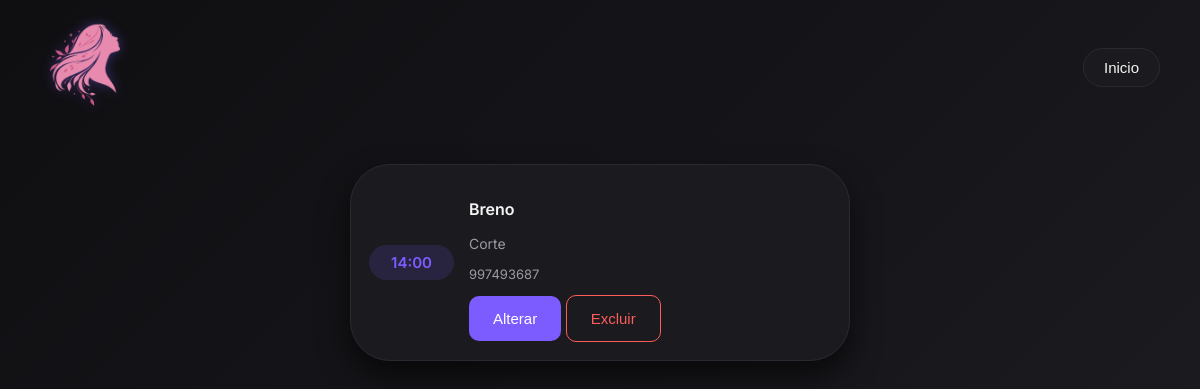
Page /agenda on the earlier database version.
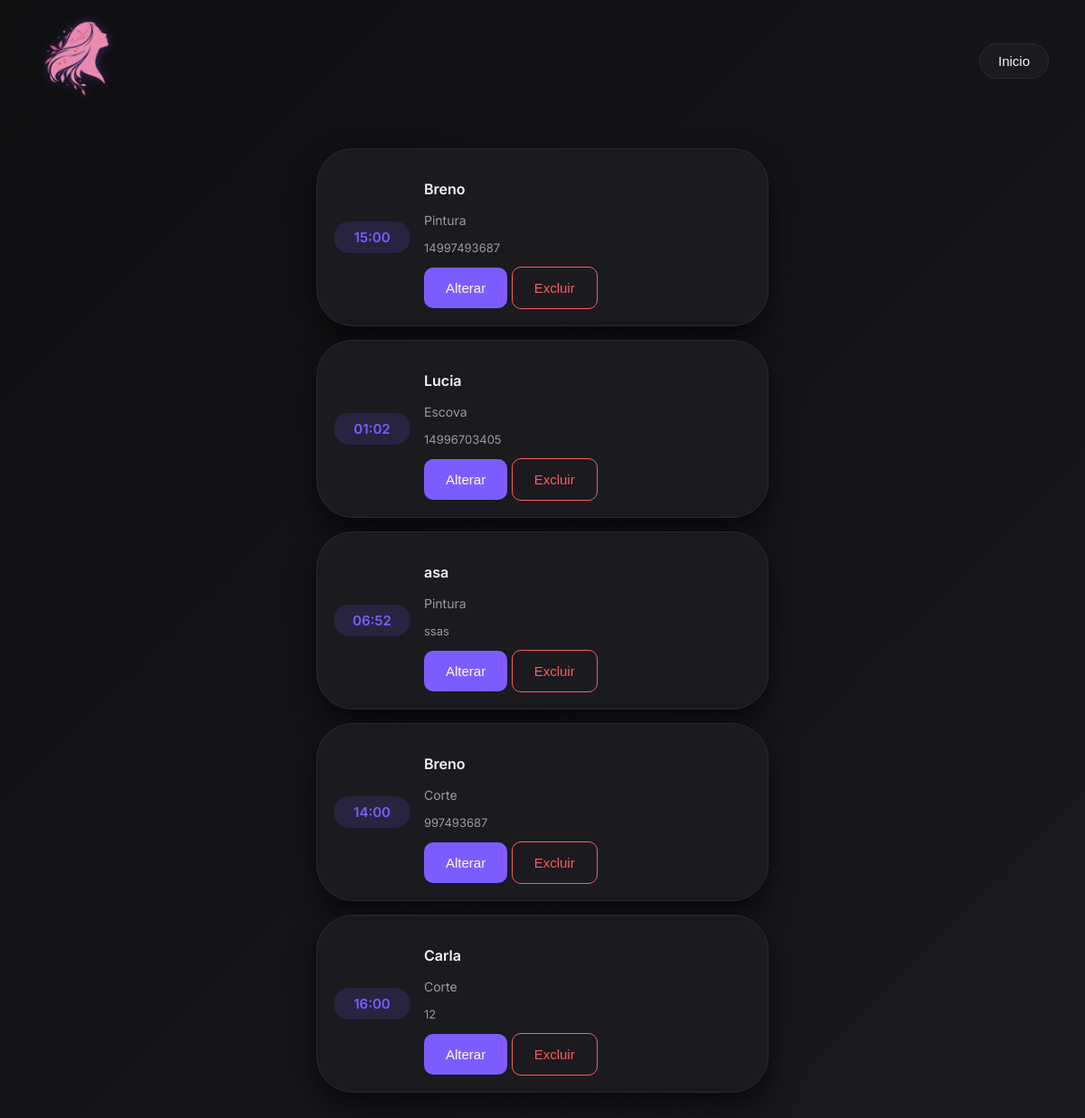
Same page on the later database version.
### tables this page shows
CREATE TABLE agendamentos (
    id INTEGER PRIMARY KEY AUTOINCREMENT,
    cliente_id INTEGER NOT NULL,
    servico_id INTEGER NOT NULL,
    data_hora_inicio TEXT NOT NULL,
    data_hora_fim TEXT NOT NULL,
    
    FOREIGN KEY (cliente_id) REFERENCES clientes(id),
    FOREIGN KEY (servico_id) REFERENCES servicos(id)
);

CREATE TABLE clientes (
    id INTEGER PRIMARY KEY AUTOINCREMENT,
    nome TEXT NOT NULL,
    telefone TEXT NOT NULL
);

CREATE TABLE servicos (
    id INTEGER PRIMARY KEY AUTOINCREMENT,
    nome TEXT NOT NULL,
    tempo_minutos INTEGER NOT NULL
);

### Kurly.py (the view)
@app.route('/agenda')
def lista():
    cursor.execute("""
        SELECT
            ag.data_hora_inicio,
            c.nome,
            c.telefone,
            s.nome
        FROM agendamentos ag
        JOIN clientes c ON ag.cliente_id = c.id
        JOIN servicos s ON ag.servico_id = s.id
        ORDER BY ag.data_hora_inicio
    """)
    dados = cursor.fetchall()
    return render_template("lista.html", agendamentos=dados)

### templates/lista.html (shortened to what this page needs)
<!DOCTYPE html>
<html lang="pt-br">
<head>
    <link rel="stylesheet" href="{{ url_for('static', filename='style-lista.css') }}">
</head>
    <body>
        <header id="cabecalhoInicial">
            <div class="opcoesIniciais">
                <a href="/">
                    <img src="{{ url_for('static', filename='logo.png') }}" alt="Logo Kurly">
                </a>
                <button>Inicio</button>
            </div>
        </header>
        <div class="lista-agendamentos">
            {% for ag in agendamentos %}
            <div class="item-agendamento">
                <div class="hora">
                    {{ ag[0][11:16] }}
                </div>
                <div class="conteudo">
                    <p class="nome">{{ ag[1] }}</p>
                    <p class="servico">{{ ag[3] }}</p>
                    <p class="telefone">{{ ag[2] }}</p>
                    <button id="alterar">Alterar</button>
                    <button id="excluir">Excluir</button>
                </div>
            </div>
            {% endfor %}
        </div>
    </body>
</html>

### static/style-lista.css (style rules this page uses)
:root { --bg: #0f0f12; --card: #1a1a1f; --border: #2a2a32; --primary: #7c5cff; --text: #f5f5f5; --sub: #9a9aa3; }
body { margin: 0; font-family: "Inter", sans-serif; background: linear-gradient(135deg, #0f0f12, #1a1a1f); }
#cabecalhoInicial { padding: 20px 40px; }
.opcoesIniciais { display: flex; justify-content: space-between; align-items: center; }
.opcoesIniciais img { width: 90px; filter: drop-shadow(0 0 6px rgba(124,92,255,0.4)); }
.opcoesIniciais button { padding: 10px 20px; border-radius: 40px; border: 1px solid var(--border); background: var(--card); color: var(--text); cursor: pointer; transition: 0.3s; }
.lista-agendamentos { max-width: 500px; margin: 20px auto; padding: 10px; }
.item-agendamento { display: flex; align-items: center; gap: 15px; background: var(--card); padding: 18px; border-radius: 40px; margin-bottom: 15px; border: 1px solid var(--border); box-shadow: 0 15px 30px rgba(0,0,0,0.6); transition: 0.3s; }
.hora { min-width: 65px; text-align: center; font-weight: 600; font-size: 15px; color: var(--primary); background: rgba(124,92,255,0.15); padding: 8px 10px; border-radius: 20px; }
.nome { font-weight: 600; color: var(--text); }
.servico { font-size: 14px; color: var(--sub); }
.telefone { font-size: 13px; color: var(--sub); }
button { padding: 14px 24px; border-radius: 10px; font-size: 15px; cursor: pointer; transition: 0.3s; font-weight: 500; }
#alterar { background-color: var(--primary); color: white; border: none; }
#excluir { background-color: transparent; color: #ff5c5c; border: 1px solid #ff5c5c; }

Differences in the rows shown:
added agendamentos: data_hora_inicio "15:00", nome "Breno", nome "Pintura", telefone "14997493687"
added agendamentos: data_hora_inicio "01:02", nome "Lucia", nome "Escova", telefone "14996703405"
added agendamentos: data_hora_inicio "06:52", nome "asa", nome "Pintura", telefone "ssas"
added agendamentos: data_hora_inicio "16:00", nome "Carla", nome "Corte", telefone "12"
